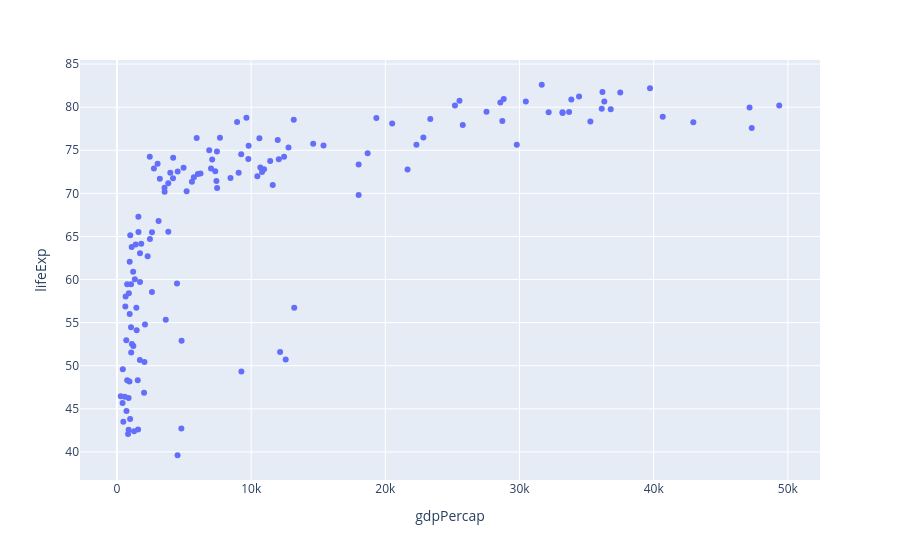

The cell this chart's notebook holds for it:
### Markdown cell above
### Scatter plot

We can plot life expectancy vs. GDP per capita. If you hover over a point, you will see the name of the country.

### Code cell
px.scatter(gapminder_2007, x='gdpPercap', y='lifeExp', hover_name='country')

### Figure 1 — Plotly figure (JSON) as saved in the notebook; plotly's stock layout.template omitted (floating-point values rounded to 4 significant figures; data arrays with more than 128 entries replaced by an {"elided": "..."} marker saying what was removed)
{"data": [{"hovertemplate": "<b>%{hovertext}</b><br><br>gdpPercap=%{x}<br>lifeExp=%{y}<extra></extra>", "hovertext": {"elided": "142 str values"}, "legendgroup": "", "marker": {"color": "#636efa", "symbol": "circle"}, "mode": "markers", "name": "", "orientation": "v", "showlegend": false, "type": "scatter", "x": {"elided": "142 float values"}, "xaxis": "x", "y": {"elided": "142 float values"}, "yaxis": "y"}], "layout": {"legend": {"tracegroupgap": 0}, "margin": {"t": 60}, "xaxis": {"anchor": "y", "domain": [0, 1], "title": {"text": "gdpPercap"}}, "yaxis": {"anchor": "x", "domain": [0, 1], "title": {"text": "lifeExp"}}}}
